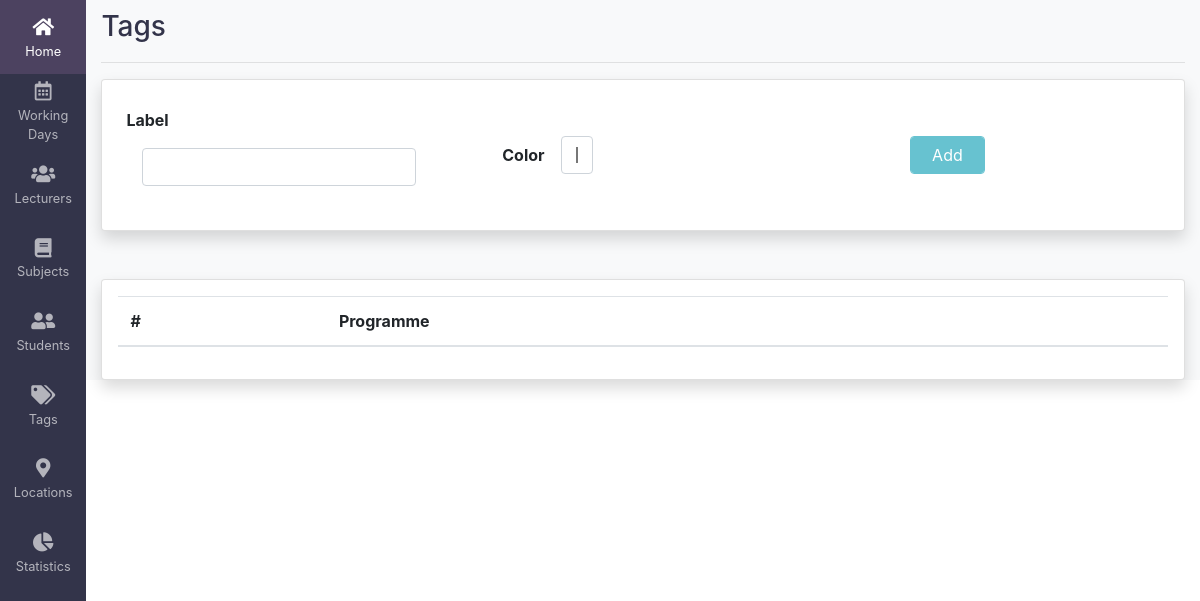
Page /tags/ on the earlier database version.
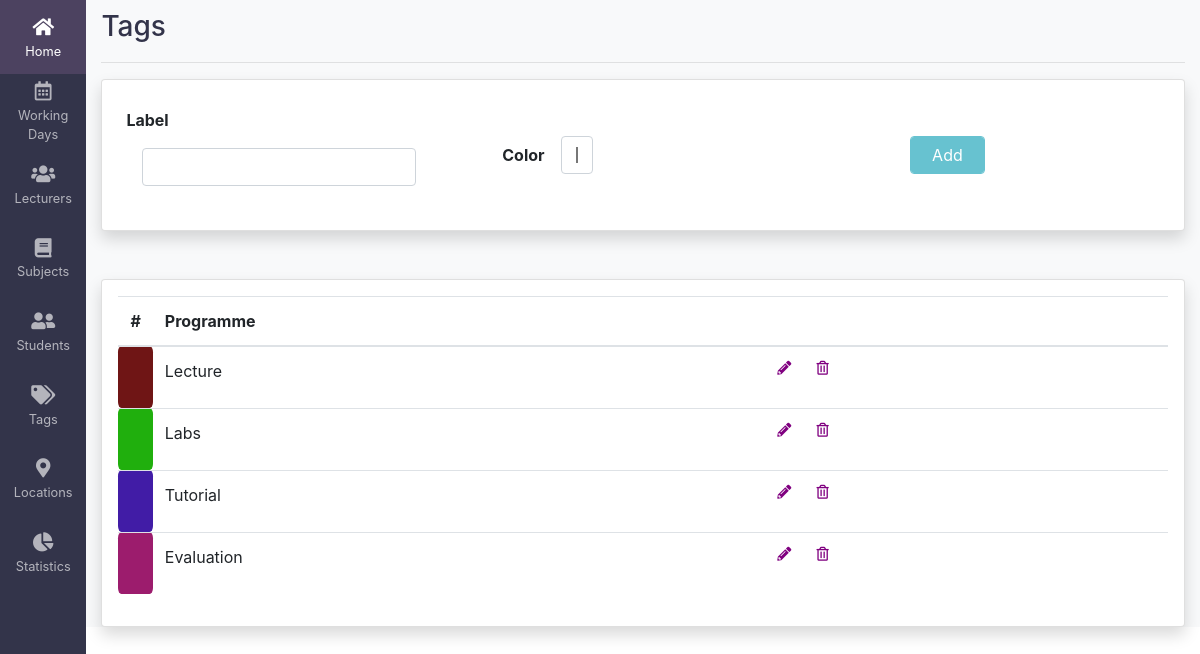
Same page on the later database version.
### timetable/models.py (models this page shows, shortened)
class Tags(models.Model):
    label = models.CharField(max_length=25, unique=True)
    color = models.CharField(max_length=25, unique=True)

### timetable/views.py (the view)
# urls.py: path('tags/', views.TagsView.as_view(), name='tags'),
class TagsView(generic.ListView):
    model = Tags
    template_name = 'tags/tags.html'

### template/tags/tags.html (shortened to what this page needs)
{% extends 'base.html' %}
{% block content %}
<div class="container-fluid main bg-light">
    <div>
        <div class="bg-light" style="padding: 10px 0px; font-weight: 900;">
            <h3 style="color: #33344a;" >Tags </h3>
        </div>
        <hr style="margin-top: 0px; margin-left: 0rem; ">
        <div class="bg-light">
            <div class="card shadow p-3 mb-5 bg-white rounded">
                <form class="form-inline row" id="addTags" action="">
                    <div class="form-group m-2 col-4">
                        <label class="text-black font-weight-bold" for="labelId">Label </label>
                        <input type="text" class="form-control m-3" id="labelId" name="tagLabel" />
                    </div>
                    <div class="form-group m-2 col-4">
                        <label class="font-weight-bold" for="nColorId">Color </label>
                        <input type="color" class="form-control m-3" id="nColorId" name="nColor" value="#ff0000"/>
                    </div>
                    <div class="col-md-2 col-4">
                        <div class="form-group m-4">
                            <input type="submit" class="form-control m-3 btn btn-info btn-block" id="save_btn" disabled="true" value="  Add  " />
                        </div>
                    </div>
                </form>
            </div>
            <div class="card shadow p-3 mb-5 bg-white rounded">
                <table class="table" id="myTable">
                    <thead>
                      <tr>
                        <th scope="col">#</th>
                        <th scope="col">Programme</th>
                        <th scope="col"></th>
                      </tr>
                    </thead>
                    <tbody>
                        {% for tags in tags_list %}
                        <tr id="tg-{{tags.id}}">
                            <th name="pabbv" class="proAbbv userData" style="background-color: {{tags.color}}; border-radius:10%; margin:10px; width:10px; height:10px;"></th>
                            <td class="proName userData"name="pname">{{ tags.label }}</td>
                            <td  ><pre><span onclick="editTag({{tags.id}})" data-toggle="modal" data-target="#myModal"><i class="fas fa-pencil-alt" style="color:purple;"></i></span>   <span onclick="deleteTag({{tags.id}})"><i class="far fa-trash-alt" style="color:purple;"></i></span></pre></td>
                        </tr>
                        {% endfor %}
                    </tbody>
                </table>
            </div>
        </div>
    </div>
</div>
{% endblock %}

Differences in the rows shown:
added Tags: label "Lecture"
added Tags: label "Labs"
added Tags: label "Tutorial"
added Tags: label "Evaluation"
